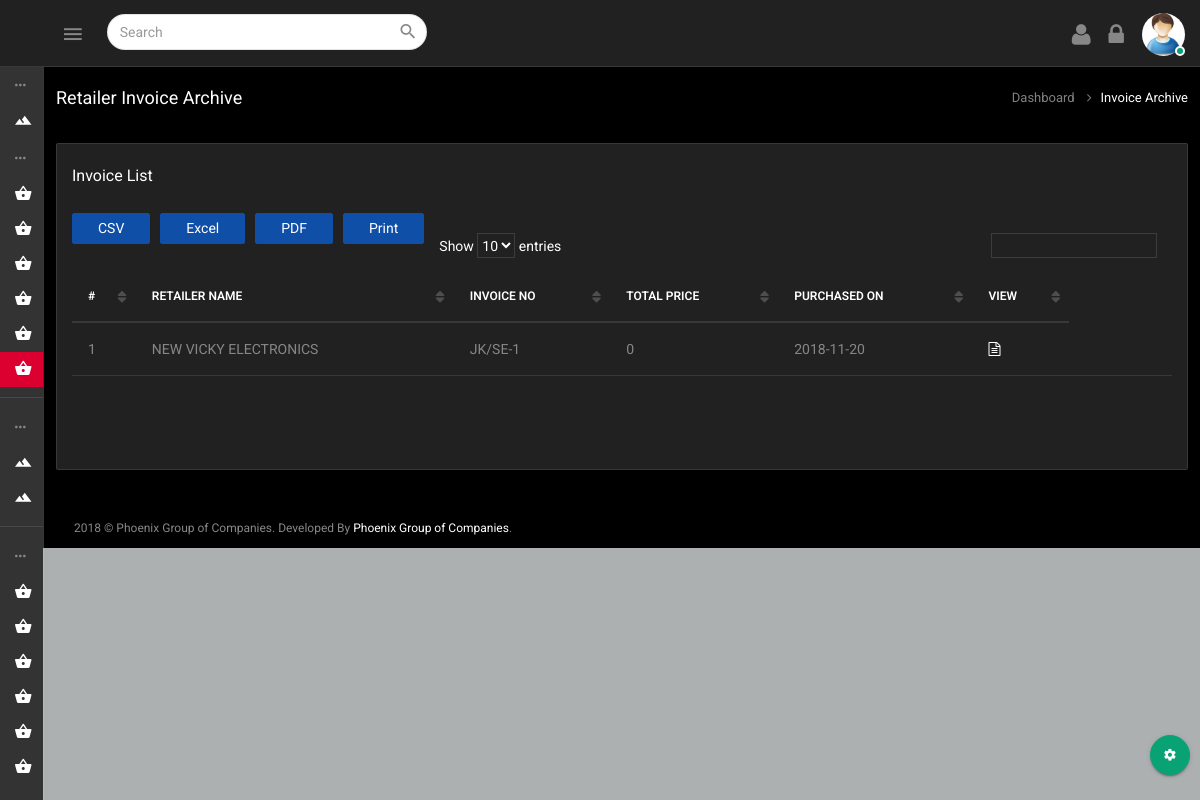
The app's page /invoice_archive_distributer.php (signed in) with its own data.
### tables this page shows
CREATE TABLE `sellitems` (
  `id` int(10) NOT NULL,
  `customer_details` varchar(100) NOT NULL,
  `po_no` varchar(100) NOT NULL,
  `new_customer` varchar(100) NOT NULL,
  `date` varchar(100) NOT NULL,
  `address` varchar(255) NOT NULL,
  `offer_no` varchar(100) NOT NULL,
  `gstin` varchar(100) NOT NULL,
  `dispatched` varchar(100) NOT NULL,
  `invoice_no` varchar(100) NOT NULL,
  `state` varchar(100) NOT NULL,
  `invoice_date` varchar(100) NOT NULL,
  `code` varchar(100) NOT NULL,
  `challan_no` varchar(100) NOT NULL,
  `remarks` varchar(100) NOT NULL,
  `challan_date` varchar(40) NOT NULL,
  `serial_no` int(10) NOT NULL,
  `mat_des` int(40) NOT NULL,
  `pl_serial_no` int(10) NOT NULL,
  `hsn_code` int(10) NOT NULL,
  `unit` int(10) NOT NULL,
  `purchase_rate` int(10) NOT NULL,
  `tax_amount` int(10) NOT NULL,
  `total_cost` int(10) NOT NULL,
  `rate` int(10) NOT NULL,
  `quantity` int(10) NOT NULL,
  `item_value` int(10) NOT NULL,
  `discount` int(10) NOT NULL,
  `sgst` int(10) NOT NULL,
  `cgst` int(10) NOT NULL,
  `igst` int(10) NOT NULL,
  `amount` int(10) NOT NULL,
  `pay_cost` int(10) NOT NULL,
  `creationDate` timestamp NOT NULL DEFAULT CURRENT_TIMESTAMP,
  `bill` int(10) NOT NULL,
  `income` int(10) NOT NULL,
  `imeino` varchar(555) NOT NULL,
  `color` int(11) NOT NULL,
  `battery` varchar(255) DEFAULT NULL,
  `charger` varchar(255) DEFAULT NULL,
  `company` varchar(100) NOT NULL,
  `payamount` varchar(55) NOT NULL,
  `distributer_status` int(11) NOT NULL,
  `gstno` varchar(111) NOT NULL
);

### invoice_archive_distributer.php (the view, shortened to what this page needs)
<?php
include("config.php");
$sessionname = $_SESSION['login_user'];
if($sessionname){
?>
<!DOCTYPE html>
<html lang="en">
<?php include("include/header.php"); ?>
<body>
    <div class="wrapper theme-4-active pimary-color-red">
		<?php include("include/top_nav.php"); ?>
		<?php include("include/nav.php"); ?>
		<?php include("include/theme_color.php"); ?>
		<div class="page-wrapper">
            <div class="container-fluid">
				<div class="row heading-bg">
					<div class="col-lg-3 col-md-4 col-sm-4 col-xs-12">
						<h5 class="txt-dark">Retailer Invoice Archive</h5>
					</div>
					<div class="col-lg-9 col-sm-8 col-md-8 col-xs-12">
						<ol class="breadcrumb">
							<li><a href="dashboard.php">Dashboard</a></li>
							<li class="active"><span>Invoice archive</span></li>
						</ol>
					</div>
				</div>
				<div class="row">
					<div class="col-sm-12">
						<div class="panel panel-default card-view">
							<div class="panel-heading">
								<div class="pull-left">
									<h6 class="panel-title txt-dark">Invoice List</h6>
								</div>
							</div>
							<div class="panel-wrapper collapse in">
								<div class="panel-body">
									<div class="table-wrap">
										<div class="table-responsive">
											<table id="datable_1" class="table  display table-hover mb-30">
												<thead>
													<tr>
								                        <th>#</th>
								                        <th>Retailer Name</th>
														<th>Invoice No</th>
								                        <th>Total Price</th>
														<th>Purchased on</th>
														<th>View</th>
													</tr>
												</thead>
												<tbody>
                          <?php
                            $i = 1;
                            $sql = mysqli_query($con,"SELECT * FROM `sellitems` WHERE `distributer_status`='1' GROUP BY `bill`");
				 			while($v1 = mysqli_fetch_assoc($sql)){
                              ?>
													<tr>
														<td><?php echo $i; ?></td>
														<td><?php echo $v1['new_customer']; ?></td>
														<td><?php echo $v1['invoice_no']; ?></td>
							                            <td><?php echo $v1['pay_cost']; ?></td>
							                            <td><?php echo $v1['date']; ?></td>
														<td>
															<a href="customer-invoice1.php?printid=<?php echo $v1['bill']; ?>" target="_blank">
																<i class="fa fa-file-text-o" aria-hidden="true"></i>
															</a>
														</td>
													</tr>
													<?php $i++;} ?>
												</tbody>
												<tfoot>
													  <tr>
														<td></td>
														<td></td>
														<td></td>
														<td></td>
														<td></td>
														<td></td>
														<td></td>
														<td class="text-nowrap"></td>
													</tr>
													</tfoot>
											</table>
										</div>
									</div>
								</div>
							</div>
						</div>
					</div>
				</div>
			</div>
			<?php include("include/footer.php"); ?>
		</div>
    </div>
</body>
</html>
<?php } ?>

### records on screen
sellitems: new_customer "NEW VICKY ELECTRONICS", invoice_no "JK/SE-1", pay_cost "0", date "2018-11-20"
